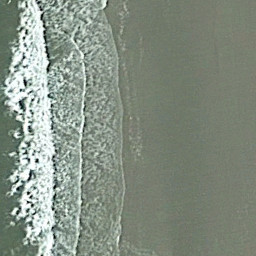
#> input picture data/set 16/beach/beach002.jpg, 256 x 256 px; its folder holds only this picture in this run
$ jupyter execute --allow-errors 01_eda.ipynb
#> lines starting #> are read from the running program, lines starting #| are printed output that depends on the picture
[](https://colab.research.google.com/github/benchuangxd/CSC3109-T16-Project/blob/main/notebooks/01_eda.ipynb)

# Exploratory Data Analysis

**CSC3109 - Machine Learning | Team 16**

This notebook performs an exploratory analysis of the image dataset before model training. It covers:

1. Dataset structure & class distribution
2. Sample image visualisation
3. Image dimension verification
4. Per-channel pixel statistics (mean & std for normalisation)
5. Pixel intensity distributions per class
6. Brightness & contrast analysis

[cell 1]
# ── Google Colab Setup ──────────────────────────────────────────────────────
# Run this cell first when using Google Colab. No effect when running locally.
import sys

try:
    import google.colab
    IN_COLAB = True
except ImportError:
    IN_COLAB = False

if IN_COLAB:
    import subprocess
    from pathlib import Path

    REPO_URL  = "https://github.com/benchuangxd/CSC3109-T16-Project.git"
    REPO_PATH = Path("/content/CSC3109-T16-Project")

    if not REPO_PATH.exists():
        subprocess.run(["git", "clone", REPO_URL, str(REPO_PATH)], check=True)
#> (this line was passed over: subprocess is not available in this run)
    else:
        print(f"Repo already exists at {REPO_PATH}")

    %cd /content/CSC3109-T16-Project
    %pip install -q -r requirements.txt
    print("Colab setup complete.")
else:
    print("Running locally — skipping Colab setup.")

## 1. Imports & Setup

[cell 2]
import os
import sys
import random
from pathlib import Path
from collections import defaultdict

import numpy as np
import pandas as pd
import matplotlib.pyplot as plt
import seaborn as sns
from PIL import Image

plt.rcParams['figure.dpi'] = 110
sns.set_style('whitegrid')
SEED = 42
random.seed(SEED)
np.random.seed(SEED)

[cell 3]
import sys
from pathlib import Path

ROOT = Path.cwd()
if ROOT.name == 'notebooks':
    ROOT = ROOT.parent
sys.path.insert(0, str(ROOT))

DATA_DIR    = ROOT / 'data' / 'set 16'
CLASSES     = ['beach', 'ferry_terminal', 'harbor', 'river']
TRAIN_RATIO = 0.7

print(f'Project root    : {ROOT}')
print(f'Data dir        : {DATA_DIR}  (exists={DATA_DIR.exists()})')
print(f'Train/Val split : {TRAIN_RATIO:.0%} / {1-TRAIN_RATIO:.0%}')
print('Split policy    : 70/30 inside each class folder in data/set 16')

## 2. Dataset Structure

[cell 4]
rows = []
rng = np.random.RandomState(SEED)
train_paths_by_class = {}
val_paths_by_class = {}

for cls in CLASSES:
    data_imgs = np.array(sorted((DATA_DIR / cls).glob('*.*')), dtype=object)
    data_imgs = np.array([p for p in data_imgs if p.is_file()], dtype=object)
    n = len(data_imgs)

    # Deterministic stratified split: the 70/30 ratio is applied inside each
    # class folder under data/set 16, so beach/ferry_terminal/harbor/river each
    # keep the same train/validation ratio.
    rng.shuffle(data_imgs)
    n_train = int(round(TRAIN_RATIO * n))
    train_paths = data_imgs[:n_train].tolist()
    val_paths   = data_imgs[n_train:].tolist()

    train_paths_by_class[cls] = set(train_paths)
    val_paths_by_class[cls]   = set(val_paths)
    assert train_paths_by_class[cls].isdisjoint(val_paths_by_class[cls])

    rows.append({
        'Class':       cls,
        'Dataset':     n,
        'Train (70%)': len(train_paths),
        'Val (30%)':   len(val_paths),
    })
#> pass 2 of the loop `for cls in CLASSES:`:

df_counts = pd.DataFrame(rows)
totals = pd.DataFrame([{
    'Class':       'TOTAL',
    'Dataset':     df_counts['Dataset'].sum(),
    'Train (70%)': df_counts['Train (70%)'].sum(),
    'Val (30%)':   df_counts['Val (30%)'].sum(),
}])
display(pd.concat([df_counts, totals], ignore_index=True))

## 3. Class Distribution

[cell 5]
fig, axes = plt.subplots(1, 2, figsize=(12, 4))

x = np.arange(len(CLASSES))
w = 0.35
axes[0].bar(x - w/2, df_counts['Train (70%)'], w, label='Train (70%)', color='steelblue')
axes[0].bar(x + w/2, df_counts['Val (30%)'],   w, label='Val (30%)',   color='coral')
axes[0].set_xticks(x)
axes[0].set_xticklabels(CLASSES, rotation=15)
axes[0].set_ylabel('Image Count')
axes[0].set_title('Train / Val Split per Class')
axes[0].legend()

axes[1].pie(
    [df_counts['Train (70%)'].sum(), df_counts['Val (30%)'].sum()],
    labels=['Train (70%)', 'Val (30%)'],
    autopct='%1.1f%%',
    startangle=90,
    colors=['steelblue', 'coral'],
)
axes[1].set_title('Overall Split Distribution')

plt.suptitle('Class & Split Distribution', fontsize=13, y=1.02)
plt.tight_layout()
plt.show()
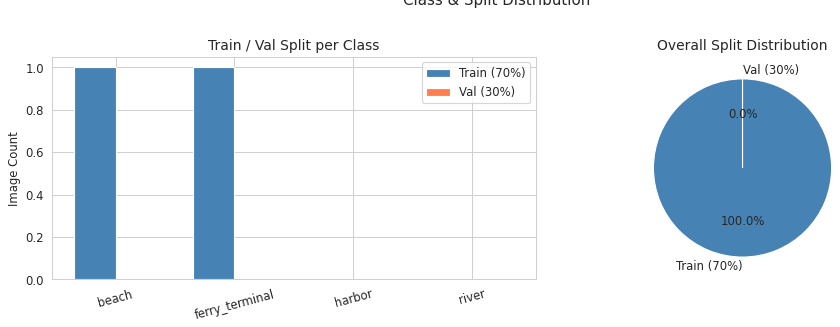
#> figure drawn by matplotlib, 2 panels

## 4. Sample Images per Class

[cell 6]
N_SAMPLES = 5

fig, axes = plt.subplots(len(CLASSES), N_SAMPLES, figsize=(N_SAMPLES * 3, len(CLASSES) * 3))
fig.suptitle('Sample Images - Dataset (set 16)', fontsize=14)

for row, cls in enumerate(CLASSES):
    img_paths = list((DATA_DIR / cls).glob('*.*'))
    samples   = random.sample(img_paths, min(N_SAMPLES, len(img_paths)))
    for col, path in enumerate(samples):
        img = Image.open(path).convert('RGB')
#> img is the input picture: PIL image 256x256 RGB; mean R, G, B 132.7, 142.9, 130.6
        axes[row, col].imshow(img)
        axes[row, col].axis('off')
        if col == 0:
            axes[row, col].set_title(
                cls.replace('_', ' ').title(), loc='left', fontsize=10, pad=3
            )
#> pass 2 of the loop `for row, cls in enumerate(CLASSES):`:
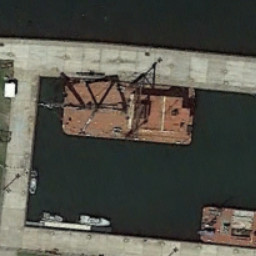
#> input picture data/set 16/ferry_terminal/ferryterminal004.jpg, 256 x 256 px
#> img is the input picture: PIL image 256x256 RGB; mean R, G, B 82.1, 81.5, 73.2

plt.tight_layout()
plt.show()
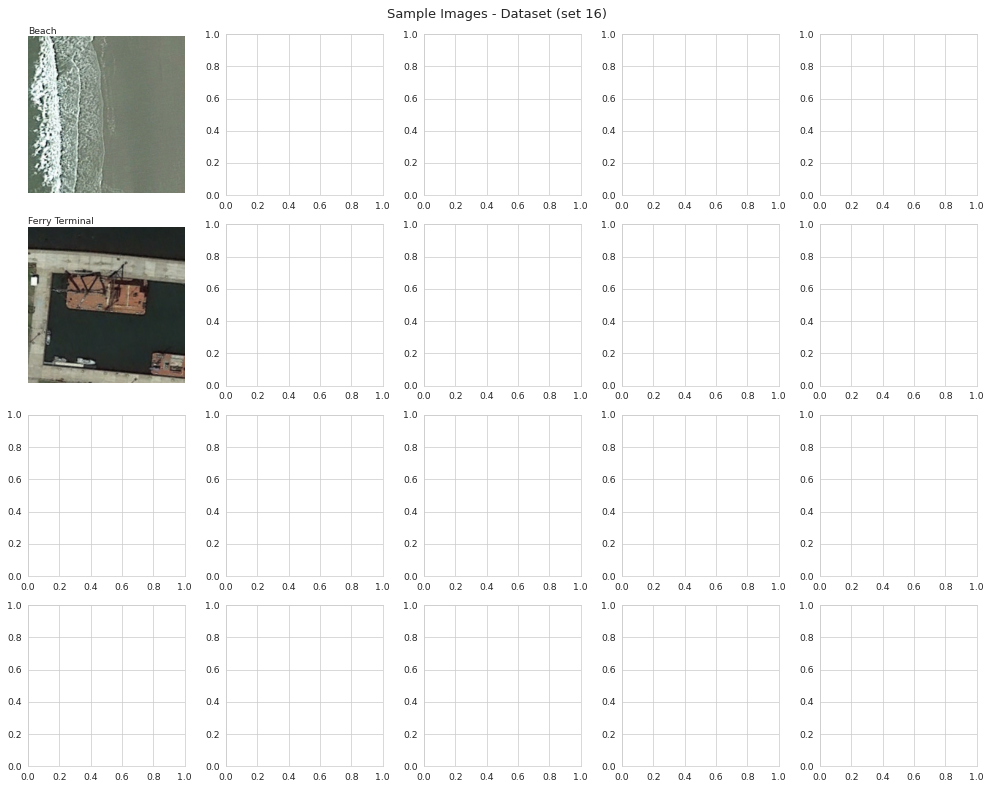
#> figure drawn by matplotlib, 2 panels

## 5. Image Dimension Verification

[cell 7]
size_counts = defaultdict(int)

for cls in CLASSES:
    for path in (DATA_DIR / cls).glob('*.*'):
        try:
            with Image.open(path) as img:
                size_counts[img.size] += 1
        except Exception:
            pass
#> pass 2 of the loop `for cls in CLASSES:`:

print('Unique (width x height) sizes in dataset:\n')
for (w, h), count in sorted(size_counts.items(), key=lambda x: -x[1]):
    pct = count / sum(size_counts.values()) * 100
    print(f'  {w} x {h} px  --  {count:,} images  ({pct:.1f}%)')

dominant = max(size_counts, key=size_counts.get)
print(f'\nDominant size: {dominant[0]} x {dominant[1]} px')
print('Config IMAGE_SIZE=224 resizes/crops these to 224x224 during transforms.')

## 6. Per-Channel Pixel Statistics

Computing dataset-wide mean and std per RGB channel across the full dataset (`set 16`).
These values should be used in `transforms.Normalize()` for **all** model notebooks.

[cell 8]
print('Computing per-channel statistics across the full dataset (set 16)...\n')

ch_sum    = np.zeros(3, dtype=np.float64)
ch_sq_sum = np.zeros(3, dtype=np.float64)
n_pixels  = 0

for cls in CLASSES:
    for path in (DATA_DIR / cls).glob('*.*'):
        try:
            arr    = np.array(Image.open(path).convert('RGB'), dtype=np.float32) / 255.0
            pixels = arr.reshape(-1, 3)
            ch_sum    += pixels.sum(axis=0)
#> ch_sum = [34111.6, 36724, 33578]
            ch_sq_sum += (pixels ** 2).sum(axis=0)
#> ch_sq_sum = [19206, 22081.5, 18931.9]
            n_pixels  += len(pixels)
#> n_pixels = 65536
        except Exception:
            pass
#> pass 2 of the loop `for cls in CLASSES:`:
#> ch_sum = [55209, 57669.2, 52394.7]
#> ch_sq_sum = [29391.6, 31700.7, 26656]
#> n_pixels = 131072

mean = ch_sum / n_pixels
std  = np.sqrt(ch_sq_sum / n_pixels - mean ** 2)

print(f'{"Channel":<10} {"Mean":>8} {"Std":>8}')
print('-' * 30)
for i, name in enumerate(['Red', 'Green', 'Blue']):
    print(f'{name:<10} {mean[i]:>8.4f} {std[i]:>8.4f}')
#> pass 2 of the loop `for row, cls in enumerate(CLASSES):`:
#> paths = 1 item

print(f'\nmean = [{mean[0]:.4f}, {mean[1]:.4f}, {mean[2]:.4f}]')
print(f'std  = [{std[0]:.4f}, {std[1]:.4f}, {std[2]:.4f}]')
print('\nUse these in transforms.Normalize(mean=[...], std=[...]) for all model notebooks.')

## 7. Pixel Intensity Distribution per Class

[cell 9]
SAMPLE_N  = 60
CH_COLORS = ['tomato', 'mediumseagreen', 'cornflowerblue']
CH_NAMES  = ['Red', 'Green', 'Blue']

fig, axes = plt.subplots(
    len(CLASSES), 3,
    figsize=(14, 3.5 * len(CLASSES)),
    sharey='row',
)
fig.suptitle('Pixel Intensity Distribution - Dataset (sampled)', fontsize=13, y=1.01)

#> (the rest of this cell did not finish here and is left out)

## 8. Brightness & Contrast Distribution per Class

[cell 10]
SAMPLE_N = 100

brightness = {cls: [] for cls in CLASSES}
#> brightness = {'beach': [], 'ferry_terminal': [], 'harbor': [], 'river': []}
contrast   = {cls: [] for cls in CLASSES}
#> contrast has the same summary as brightness

for cls in CLASSES:
    paths   = list((DATA_DIR / cls).glob('*.*'))
    samples = random.sample(paths, min(SAMPLE_N, len(paths)))
    for p in samples:
        try:
            arr = np.array(Image.open(p).convert('L'), dtype=np.float32) / 255.0
#> arr: shape (256, 256) float32
            brightness[cls].append(arr.mean())
            contrast[cls].append(arr.std())
        except Exception:
            pass
#> pass 2 of the loop `for cls in CLASSES:`:
#> `arr = np.array(Image.open(p).convert('L'), dtype=np.float32) / 255.0`:
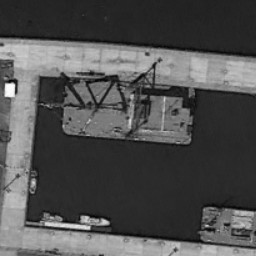
#> arr: shape (256, 256) float32; min 0, max 0.996, mean 0.317

fig, axes = plt.subplots(1, 2, figsize=(13, 5))
palette = sns.color_palette('Set2', len(CLASSES))

#> (the rest of this cell did not finish here and is left out)
